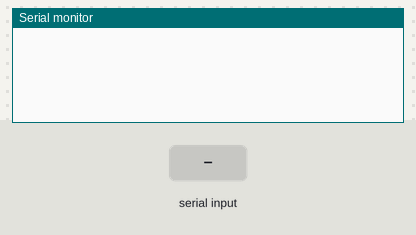
This sketch was run on a simulated Arduino Uno, built with avr-gcc and run on an emulated ATmega328P. Parts: the last lines printed to the serial monitor. The inputs (shaded band) are chosen by the test bench.

Above: at 1.2 s.
1.3 s: "90,45:" received over Serial
At 2.6 s:
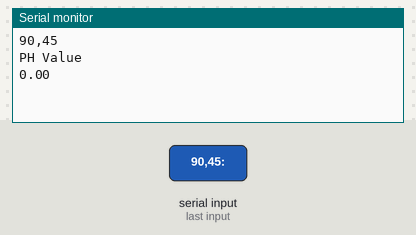
3.8 s: "30,150:" received over Serial
At 4.5 s:
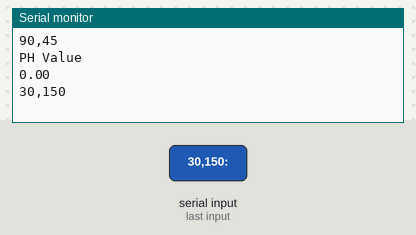

Measured:
- after the input at 1.3 s, the serial monitor: prints a new line at once (image 1)
- after the input at 3.8 s, the serial monitor: prints a new line at once (image 2)

The sketch:

ph1.ino
```cpp
/* Connect 5v of PH to 5v of Arduino , Gnd toGns , Tx of PH to Rx of Arduino
 *  while uploading code always remove connection at Rx of Arduino
 *  After uploading connect back
 *  PH Sensor gives data at its TX pin every second
 *  PH value,W - Depth immersed , L -light vale ( 0 for full dark)
 *  & T tempearture
 *  In this code we parse the PH value alone as Float value *
 *
 */


void setup() {
    Serial.begin(9600);
}

void loop() {
    for(int i=1; i<=10; i++) {
        String phdata = Serial.readStringUntil(':');
        Serial.println(phdata);
        if(phdata != ""){
            String ph = Serial.readStringUntil('$');

            Serial.println(ph);
            float phvalue=ph.toFloat();
             Serial.println();
            Serial.println("PH Value");
            Serial.println(phvalue);
        }
    }
}
```
